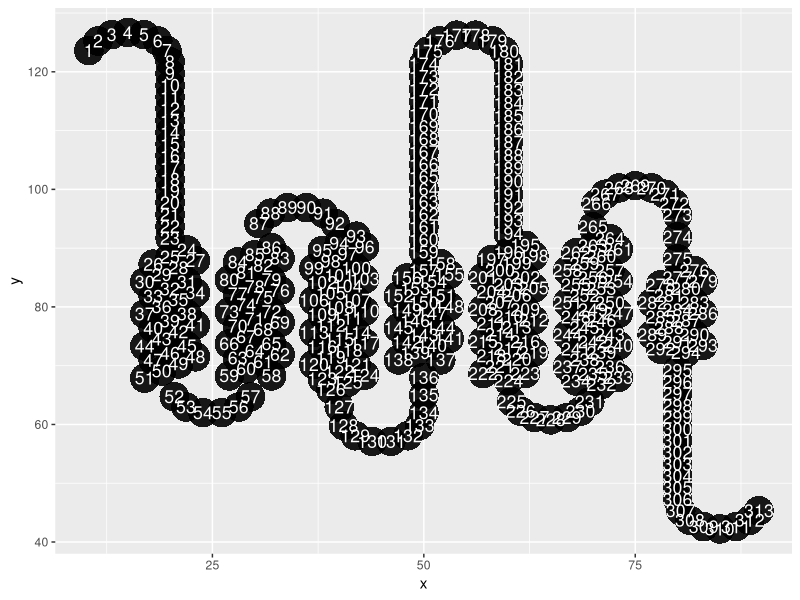
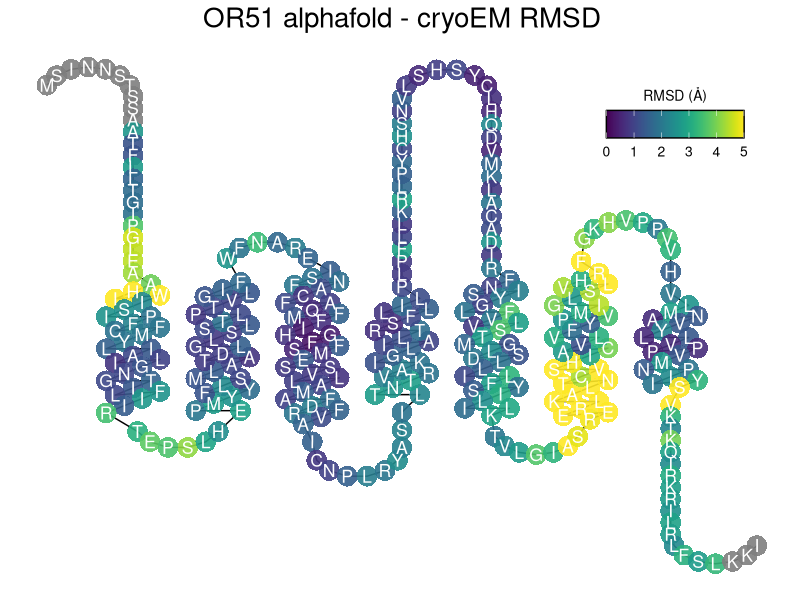
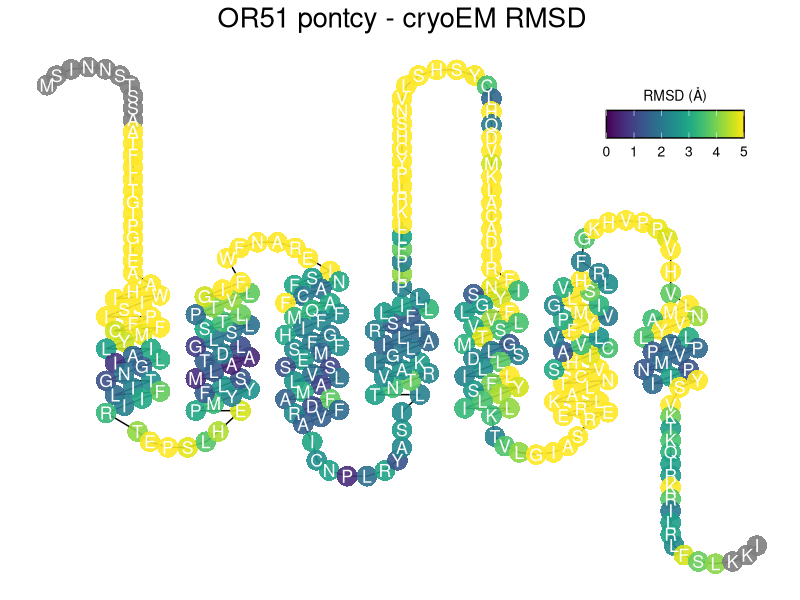

Recreate these plots in R, in order.
## ---- chunk 1
library(ggplot2)
library(dplyr)
library(viridis)

## ---- chunk 2
#Modified snake plotter script
#Adapted from https://github.com/Yue-Jiang/snakeplotter
smoothCurve <- function(x0, x1, y0, y1, n, direction) {
  # x0: starting x
  # x1: ending x
  # y0: starting y
  # y1: ending y
  # n: number of residues
  # direction: 1 if n shape, -1 if u shape
  # draws a smooth curve between (x0, y0) and (x1, y1) with n redidues
  # returns coordinates of all residues on the smooth curve
  
  # for the middile part:
  m <- min((n %% 2 + 6), n) # number of residues in the middle part
  c <- mean(c(x0, x1))
  r <- 5 # redius used for plotting the middle part
  circ_part_x <- circ_part_y <- rep(0, m)
  for (i in 1:m) {
    circ_part_x[i] <- direction * cos(pi - i * pi / (m + 1)) * r + c
    circ_part_y[i] <- direction * sin(pi - i * pi / (m + 1)) * r
  }
  if (direction == -1) { circ_part_x <- rev(circ_part_x) }
  if (n <= m) { 
    if (direction == 1) { return(cbind(circ_part_x, circ_part_y + max(y0, y1))) }
    if (direction == -1) { return(cbind(circ_part_x, circ_part_y + min(y0, y1))) }
  }
  
  # for the side parts:
  ndiff <- round((y1 - y0) / 4) * 2 * direction
  # ndiff is even, how many more residues the left one should have than right
  na <- (n - m + ndiff) / 2
  nb <- (n - m - ndiff) / 2
  # if |ndiff| is too big: 
  if (ndiff >= n - m) {
    na <- n - m
    nb <- 0
  }
  if (ndiff < 0 && abs(ndiff) >= n - m) {
    na <- 0
    nb <- n - m
  }
  # note that n - m is even if n - m > 0

  xa <- rep(x0, na)
  xb <- rep(x1, nb)
  
  if (direction == 1) {
    top <- max(c(y0 + (na + 1) * 2, y1 + (nb + 1) * 2))
    circ_part_y <- circ_part_y + top
    ya <- seq(y0 + 2, top, length.out = na)
    yb <- seq(top, y1 + 2, length.out = nb)
  }
  if (direction == -1) {
    bottom <- min(c(y0 - (na - 1) * 2, y1 - (nb + 1) * 2))
    circ_part_y <- circ_part_y + bottom
    ya <- seq(y0 - 2, bottom, length.out = na)
    yb <- seq(bottom, y1 - 2, length.out = nb)
  }
  smtx <- c(xa, circ_part_x, xb)
  smty <- c(ya, circ_part_y, yb)

  return(cbind(smtx, smty))
} 
# plot(smoothCurve(0,20,10,-100,30,-1))

endCurve <- function(x0, y0, n, direction) {
  # x0: starting x
  # y0: starting y
  # n: number of residues
  # direction: 1 if n shape, -1 if u shape
  # draws a smooth curve starting at (x0, y0)  with n redidues
  # returns coordinates of all residues on the smooth curve
  
  r <- 5
  m <- min((n %% 2 + 6), n)
  
  xa <- rep(x0, n - m)
  ya <- rep(y0, n - m)
  for (i in seq_len(n - m)) { ya[i] <- y0 + i * direction * 2 }
  
  circ_part_x <- circ_part_y <- rep(0, m)
  for (i in seq_len(m)) {
    circ_part_x[i] <- direction * cos(pi-i*pi/(m+1)) * r  + x0 - direction*r
    circ_part_y[i] <- direction * sin(pi-i*pi/(m+1)) * r
  }
  
  if(direction==-1) {
    circ_part_y <- circ_part_y + min(c(ya, y0))
    smtx <- rev(c(circ_part_x,rev(xa)))
    smty <- rev(c(circ_part_y,rev(ya)))
  }
  if(direction==1) {
    circ_part_y <- circ_part_y + max(c(ya, y0))
    smtx <- c(circ_part_x,rev(xa))
    smty <- c(circ_part_y, rev(ya))
  }
  return(cbind(smtx, smty))
}

tmPart <- function (x0, y0, n, direction) {
  # x0: starting x
  # y0: starting y
  # n: number of residues
  # direction: 1 if top->down, -1 if down->top
  # draws the transmembrane part starting at (x0, y0)  with n redidues
  # returns coordinates of all residues on the transmembrane region
  
  tmx <- x0+rep(c(2,  0, -2,  3,  1, -1, -3),length.out=n)
  tmy <- rep(c(-2.987013e-08, -1.212121e+00, -2.424242e+00, -1.818182e+00, -3.030303e+00, -4.242424e+00, -5.454545e+00),length.out=n)
  for (i in 1:ceiling(n/7)) {tmy[(7*(i-1)+1):min(n,(7*i))] <- tmy[(7*(i-1)+1):min(n,(7*i))] - (i-1)*5.454545}
  tmy <- tmy + y0
  if (direction==-1) {tmx <- rev(tmx); tmy<-rev(tmy)}
  return(cbind(tmx,tmy))
}

tmToCenter <- function(TM, y_center) {
  diff <- mean(TM[,2]) - y_center
  TM[,2] <- TM[,2] - diff
  return(TM)
}

snakePlot <- function(ec1, tm1, ic1, tm2, ec2, tm3,
                      ic2, tm4, ec3, tm5, ic3, tm6,
                      ec4, tm7, ic4,
                      aa) {
  TM1 <- tmPart(x0=20, y0=90, n=tm1, direction=1) #TM1
  TM2 <- tmPart(x0=30, y0=90, n=tm2, direction=-1) #TM2
  TM3 <- tmPart(x0=40, y0=90, n=tm3, direction=1) #TM3
  TM4 <- tmPart(x0=50, y0=90, n=tm4, direction=-1) #TM4
  TM5 <- tmPart(x0=60, y0=90, n=tm5, direction=1) #TM5
  TM6 <- tmPart(x0=70, y0=90, n=tm6, direction=-1) #TM6
  TM7 <- tmPart(x0=80, y0=90, n=tm7, direction=1) #TM7

  y_center <- mean(c(TM1[,2], TM2[,2], TM3[,2], TM4[,2], TM5[,2], TM6[,2], TM7[,2]))

  TM1 <- tmToCenter(TM1, y_center)
  TM2 <- tmToCenter(TM2, y_center)
  TM3 <- tmToCenter(TM3, y_center)
  TM4 <- tmToCenter(TM4, y_center)
  TM5 <- tmToCenter(TM5, y_center)
  TM6 <- tmToCenter(TM6, y_center)
  TM7 <- tmToCenter(TM7, y_center)

  EC1 <- endCurve(x0=20, y0=TM1[1,2], n=ec1, direction=1) #EC1
  IC1 <- smoothCurve(x0=20, x1=30, y0=tail(TM1[, 2], 1) - 1, y1=TM2[1, 2] - 1, n=ic1, direction=-1) #IC1
  EC2 <- smoothCurve(x0=30, x1=40, y0=tail(TM2[, 2], 1), y1=TM3[1, 2], n=ec2, direction=1) #EC2
  IC2 <- smoothCurve(x0=40, x1=50, y0=tail(TM3[, 2], 1) - 1, y1=TM4[1, 2] - 1, n=ic2, direction=-1) #IC2
  EC3 <- smoothCurve(x0=50, x1=60, y0=tail(TM4[, 2], 1), y1=TM5[1, 2], n=ec3, direction=1) #EC3
  IC3 <- smoothCurve(x0=60, x1=70, y0=tail(TM5[, 2], 1) - 1, y1=TM6[1, 2] - 1, n=ic3, direction=-1) #IC3 #n.diff should be even numbers!?
  EC4 <- smoothCurve(x0=70, x1=80, y0=tail(TM6[, 2], 1), y1=TM7[1, 2], n=ec4, direction=1) #EC4
  IC4 <- endCurve(x0=80, y0=tail(TM7[, 2], 1) - 1, n=ic4, direction=-1) #IC4

  cord <- rbind(EC1, TM1, IC1, TM2, EC2, TM3, IC2, TM4, EC3, TM5, IC3, TM6, EC4, TM7, IC4)
  
  # process the text to be labeled, if aa is longer, chop it. if aa is shorter, use ''
  text <- rep('', dim(cord)[1])
  aaVec <- strsplit(aa, '')[[1]]
  for (i in seq_len(min(length(text), length(aaVec)))) {
    text[i] <- aaVec[i]
  }
  
  cordDf <- data.frame(x=cord[,1], y=cord[,2], text=text)
  return(cordDf)
}
## ---- chunk 3
OR51_rmsd <- read.csv("./OR51_rmsd.csv", header=TRUE)
OR51_rmsd$X <- NULL
OR51_rmsd

## ---- chunk 4
# creating snakeplot dataframe for OR51 sequence 
OR51_sequence = strsplit("MSINNSTSSAATFLLTGIPGLEAAHIWISIPFCFMYLIAILGNGTILFIIRTEPSLHEPMYYFLSMLAATDLGLSLSTLPTVLGIFWFNAREISFNACFAQMFFIHGFSFMESSVLLAMAFDRFVAICNPLRYASILTNTRVAKIGLAILTRSFLLILPLPFLLKRLPYCHSNVLSHSYCLHQDVMKLACADIRFNSIYGLFVVLSTMGLDSLLILFSYILILKTVLGIASREERLKALNTCVSHICAVLVFYVPMIGLSLVHRFGKHVPPVVHVLMANVYLLVPPVMNPIIYSVKTKQIRKRILRLFSLKKI", "")[[1]]

# snakePlot <- function(ec1, tm1, ic1, tm2, ec2, tm3,
#                       ic2, tm4, ec3, tm5, ic3, tm6,
#                       ec4, tm7, ic4,
#                       aa)
snakeplot_df <- snakePlot(23,28,6,29,6,34,10,22,36,30,7,33,11,19,19,paste(OR51_sequence, collapse=''))
snakeplot_df$resid <- seq(1:nrow(snakeplot_df))

# naming the domains 
snakeplot_df[1:23,"domain"] <- "N-terminus"
snakeplot_df[24:37,"domain"] <- "TMD1 Upper"
snakeplot_df[38:51,"domain"] <- "TMD1 Lower"
snakeplot_df[52:57,"domain"] <- "IC1"
snakeplot_df[58:72,"domain"] <- "TMD2 Lower"
snakeplot_df[73:86,"domain"] <- "TMD2 Upper"
snakeplot_df[87:92,"domain"] <- "EC1"
snakeplot_df[93:109,"domain"] <- "TMD3 Upper"
snakeplot_df[110:126,"domain"] <- "TMD3 Lower"
snakeplot_df[127:136,"domain"] <- "IC2"
snakeplot_df[137:147,"domain"] <- "TMD4 Lower"
snakeplot_df[148:158,"domain"] <- "TMD4 Upper"
snakeplot_df[159:194,"domain"] <- "EC2"
snakeplot_df[195:209,"domain"] <- "TMD5 Upper"
snakeplot_df[210:224,"domain"] <- "TMD5 Lower"
snakeplot_df[225:231,"domain"] <- "IC3"
snakeplot_df[232:248,"domain"] <- "TMD6 Lower"
snakeplot_df[249:264,"domain"] <- "TMD6 Upper"
snakeplot_df[265:275,"domain"] <- "EC3"
snakeplot_df[276:285,"domain"] <- "TMD7 Upper"
snakeplot_df[286:294,"domain"] <- "TMD7 Lower"
snakeplot_df[295:313,"domain"] <- "C-terminus"

# Declaring factor levels for the domain 
snakeplot_df$domain <- factor(snakeplot_df$domain, levels = c("N-terminus","TMD1 Upper","TMD1 Lower","IC1",
                                                              "TMD2 Lower","TMD2 Upper","EC1","TMD3 Upper",
                                                              "TMD3 Lower","IC2","TMD4 Lower","TMD4 Upper",
                                                              "EC2","TMD5 Upper","TMD5 Lower","IC3",
                                                              "TMD6 Lower","TMD6 Upper","EC3","TMD7 Upper",
                                                              "TMD7 Lower","C-terminus"))
snakeplot_df[grep("Upper", snakeplot_df$domain), "broad_domain"] <- 1
snakeplot_df[grep("Lower", snakeplot_df$domain), "broad_domain"] <- 2
snakeplot_df[grep("EC", snakeplot_df$domain), "broad_domain"] <- 3
snakeplot_df[grep("N-term", snakeplot_df$domain), "broad_domain"] <- 3
snakeplot_df[grep("IC", snakeplot_df$domain), "broad_domain"] <- 4
snakeplot_df[grep("C-term", snakeplot_df$domain), "broad_domain"] <- 4

snakeplot_df$broad_domain <- factor(snakeplot_df$broad_domain)

# visualize raw snakeplot structure 
ggplot(snakeplot_df, aes(x = x, y= y, label=resid)) + 
    geom_point(size = 10, stroke = 0, alpha = 0.9) +
    geom_text(hjust=0.5, vjust=0.5, color="white", size=6*0.75)


# Adding in rmsd columns for the separate model snakeplots 
alphafold_snakeplot_df <- left_join(snakeplot_df, select(OR51_rmsd, resid, alphafold), by='resid')
colnames(alphafold_snakeplot_df)[colnames(alphafold_snakeplot_df) == 'alphafold'] <- 'rmsd'
pontcy_snakeplot_df <- left_join(snakeplot_df, select(OR51_rmsd, resid, pontcy), by='resid')
colnames(pontcy_snakeplot_df)[colnames(pontcy_snakeplot_df) == 'pontcy'] <- 'rmsd'

## ---- chunk 5
# generating a attribute .txt file for chimera plotting 
OR51_rmsd
alphafold_rmsd_attribute <- OR51_rmsd %>%  select(resid, alphafold)
# write.table(alphafold_rmsd_attribute,"./alphafold_rmsd_attribute.txt",sep="\t",row.names=FALSE)
pontcy_rmsd_attribute <- OR51_rmsd %>%  select(resid, pontcy)
# write.table(pontcy_rmsd_attribute,"./pontcy_rmsd_attribute.txt",sep="\t",row.names=FALSE)

## ---- chunk 6
# plotting the snakeplot 
snakeplot_ggplot <- function(snakeplot_df, title=""){
  plot <- ggplot(snakeplot_df, aes(x = x, y= y, label=text, color = rmsd)) + 
    ggtitle(title) +
    geom_path(color = "black") +
    geom_point(size = 7, stroke = 0, alpha = 0.9) +
    scale_color_viridis(name = 'RMSD (Å)', 
                        limits = c(0,5), oob = scales::squish) +
    geom_text(hjust=0.5, vjust=0.5, color="white", size=6*0.75) +
    theme(legend.position=c(.85,.85),
          legend.direction = "horizontal",
          legend.box = "vertical",
          legend.title = element_text(size=10),
          legend.text = element_text(size=10),
          legend.key.size = unit(0.7, 'cm'),
          axis.line=element_blank(),
          axis.text.x=element_blank(),
          axis.text.y=element_blank(),
          axis.ticks=element_blank(),
          axis.title.x=element_blank(),
          axis.title.y=element_blank(),
          panel.grid.major = element_blank(),
          panel.grid.minor = element_blank(),
          panel.background = element_blank(),
          plot.title= element_text(size = 20, hjust = 0.5)) +
    guides(colour = guide_colourbar(title.position="top", title.hjust = 0.5,
                                    frame.colour = "black", ticks.color = "black"),
           size = guide_legend(title.position="top", title.hjust = 0.5))
  
  return(plot)
}


options(repr.plot.width=10, repr.plot.height=10)
snakeplot_ggplot(alphafold_snakeplot_df, title = "OR51 alphafold - cryoEM RMSD")
snakeplot_ggplot(pontcy_snakeplot_df,  title = "OR51 pontcy - cryoEM RMSD")

## ---- chunk 7


